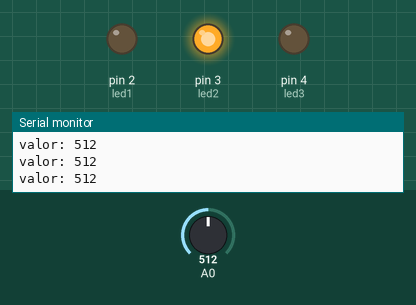
Simulated run of this sketch. Board: Arduino Uno, built with avr-gcc and run on an emulated ATmega328P. On the bench: output pins drawn as LEDs (lit = HIGH), the last lines printed to the serial monitor. The test bench sets the inputs (shaded band); at power-on: A0 = 512.

Above: at 1.2 s.
1.3 s: A0 set to 664
2.8 s: A0 set to 694
At 4.0 s:
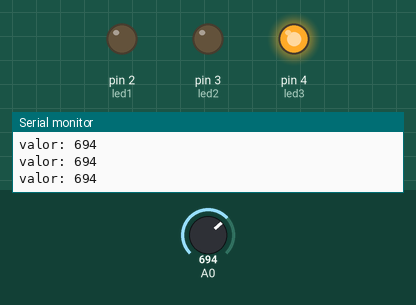
4.3 s: A0 set to 0
At 5.2 s:
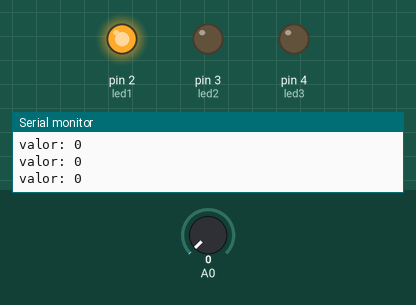
5.8 s: A0 set to 329
7.3 s: A0 set to 359
At 8.5 s:
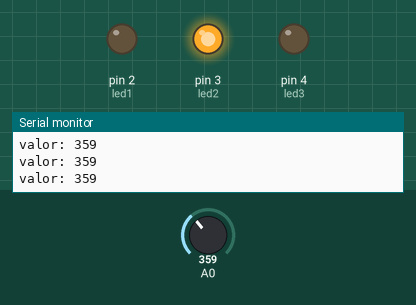
8.8 s: A0 set to 306
At 9.6 s:
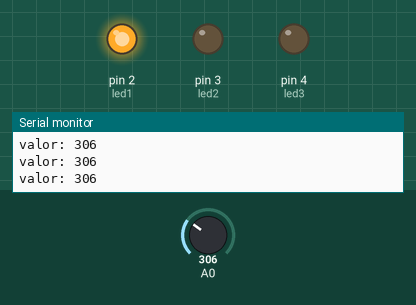
Timing chart, 0 to 11.3 s (numbered marks = the images above; inputs shaded):
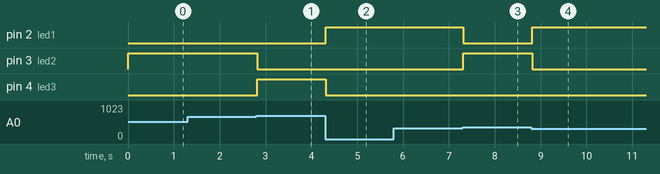

The sketch:

sketch_sep19c.ino
```cpp
int valorPotenciometro;
int led1 = 2;
int led2 = 3;
int led3 = 4;

void setup() {
  Serial.begin(9600); // Iniciar el Serial
  Serial.println("Setup");

 // Los pins digitales se declaran - LED
  pinMode(led1, OUTPUT); // Salida
  pinMode(led2, OUTPUT); // Salida
  pinMode(led3, OUTPUT); // Salida

}

void loop() {
  // put your main code here, to run repeatedly:
   // Leemos el valor del pin A0 - Potenciometro
   valorPotenciometro = analogRead(A0); // 0 - 1024
   Serial.println("valor: "+String(valorPotenciometro));

   if(valorPotenciometro >= 0 && valorPotenciometro < 1023/3){
    digitalWrite(led1, HIGH);
    digitalWrite(led2, LOW);
    digitalWrite(led3, LOW);
   }
   else if((valorPotenciometro >= (1023/3) && valorPotenciometro < (1023/3)*2)){
    digitalWrite(led1, LOW);
    digitalWrite(led2, HIGH);
    digitalWrite(led3, LOW);
   }
   else if(valorPotenciometro >= (1023/3)*2 && valorPotenciometro < 1023){
    digitalWrite(led1, LOW);
    digitalWrite(led2, LOW);
    digitalWrite(led3, HIGH);
   }

}
```

Measured:
- the behaviour switches between 681 and 682 on A0 (found by bisection; images 0 and 1)
- the behaviour switches between 340 and 341 on A0 (found by bisection; images 2 and 3)
- after the input at 2.8 s, pin 3 (led2): HIGH → LOW at once; pin 4 (led3): LOW → HIGH at once
- after the input at 4.3 s, pin 2 (led1): LOW → HIGH at once; pin 4 (led3): HIGH → LOW at once
- after the input at 7.3 s, pin 2 (led1): HIGH → LOW at once; pin 3 (led2): LOW → HIGH at once
- after the input at 8.8 s, pin 2 (led1): LOW → HIGH at once; pin 3 (led2): HIGH → LOW at once
